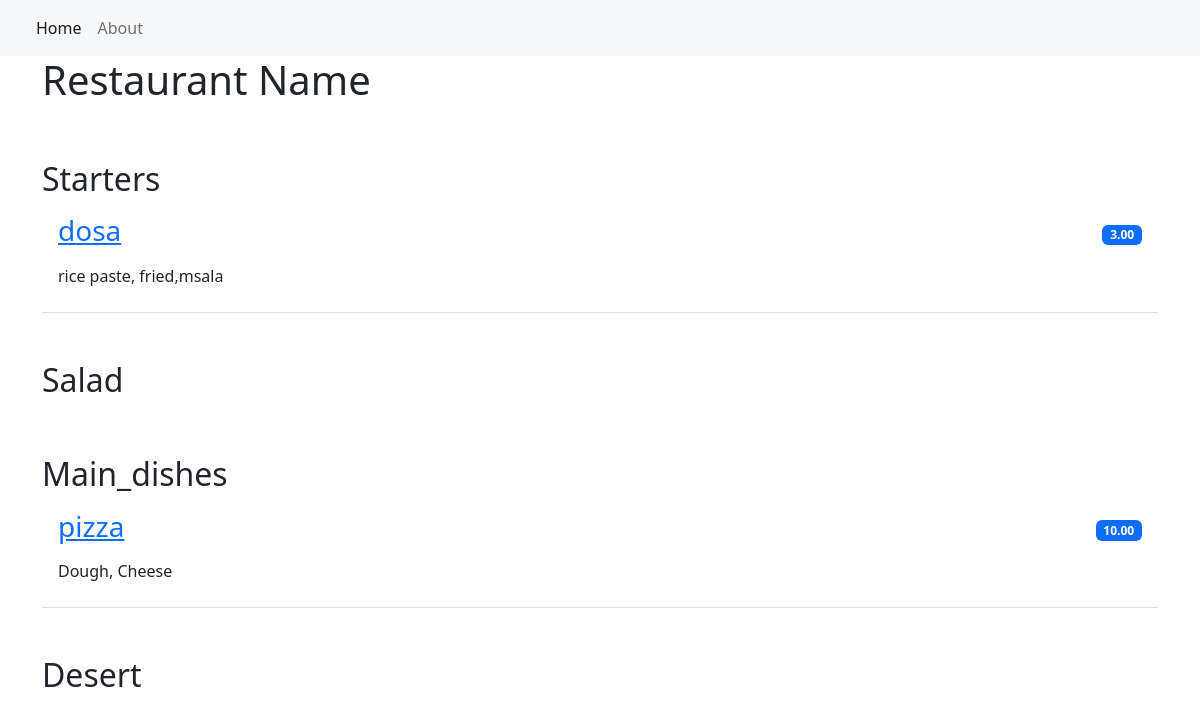
Before: / with the older database file.
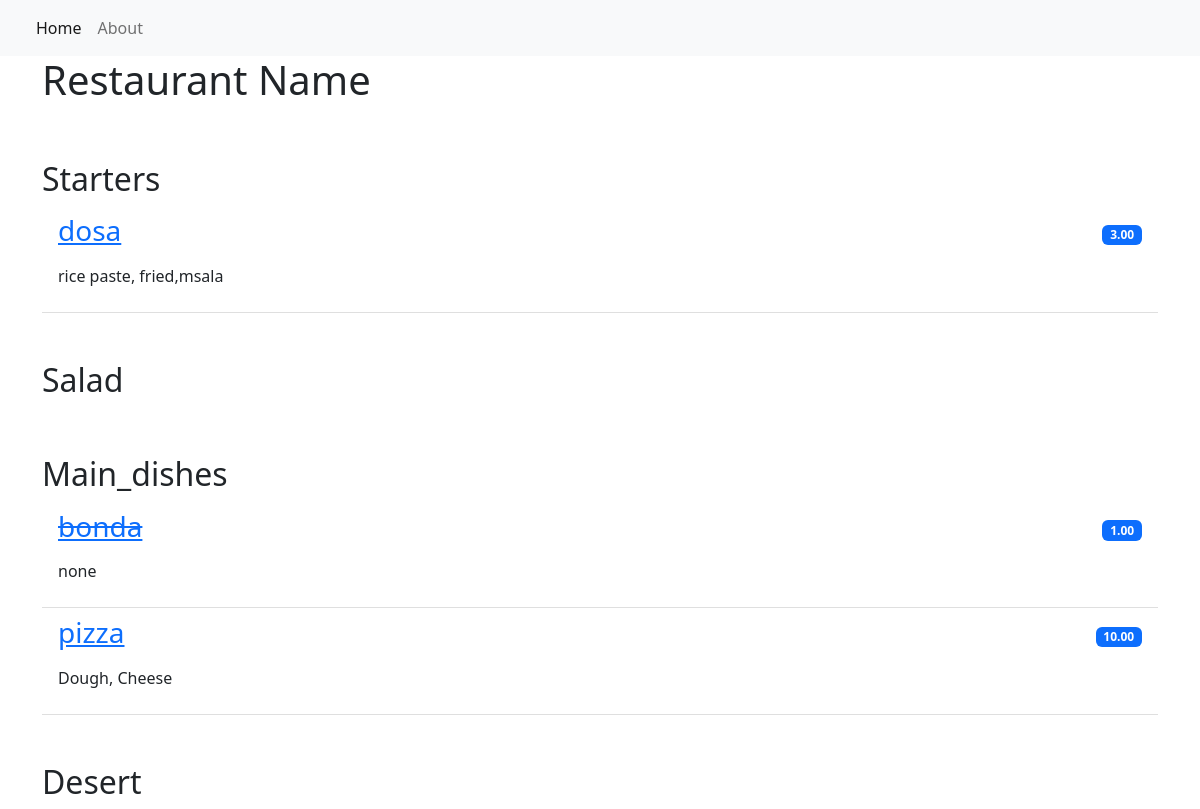
After: the same page with the newer database file.
### resturent_menu/models.py (models this page shows, shortened)
class Items(models.Model):
    meal = models.CharField(max_length=1000, unique=True)
    des = models.CharField(max_length=2000)
    price = models.DecimalField(max_digits=4, decimal_places=2)
    meal_type = models.CharField(max_length=250, choices=MEAL_TYPE)
    author = models.ForeignKey(User, on_delete=models.PROTECT)
    status = models.IntegerField(choices=STATUS, default=0)
    date_created = models.DateTimeField(auto_now_add=True)
    date_update = models.DateTimeField(auto_now=True)

### resturent_menu/views.py (the view)
# urls.py: path("", views.MenuList.as_view(), name='home'),
class MenuList(generic.ListView):
    queryset = Items.objects.order_by("-date_created")
    template_name = "index.html"
    def get_context_data(self, **kwargs):
        context = super().get_context_data(**kwargs)
        context['meals'] = MEAL_TYPE
        return context

### resturent_menu/templates/index.html
{% extends 'base.html' %}
{% block content %}
<div class="container">
    <h1>Restaurant Name</h1>
      <ul class="list-group list-group-flush">
            {% for meal in meals %}
                <h2 class="pt-5">{{meal.1}}</h2>
                    {% for row in items_list %}
                        {% if row.meal_type == meal.0%}
                            {% if row.status == 0 %}
                                <li class="list-group-item d-flex justify-content-between align-items-center border-0 pd-0">
                                    <a href="{% url 'menu_item' row.pk %}"><h3><del>{{row.meal}}</del></h3></a>
                                    <span class="badge bg-primary round-pill">{{row.price}}</span>
                                </li>
                                <li class="list-group-item pt-0">
                                    <p> {{row.des}}</p>
                                </li>
                            {% else %}
                                <li class="list-group-item d-flex justify-content-between align-items-center border-0 pd-0">
                                    <a href="{% url 'menu_item' row.pk %}"><h3>{{row.meal}}</h3></a>
                                    <span class="badge bg-primary round-pill">{{row.price}}</span>
                                </li>
                                <li class="list-group-item pt-0">
                                    <p> {{row.des}}</p>
                                </li>
                            {% endif %}
                        {% endif %}
                    {% endfor %}
            {% endfor %}
     </ul>
</div>
{% endblock content %}

### resturent_menu/templates/base.html (shortened to what this page needs)
<!DOCTYPE html>
<html lang="en">
    <head>
        <link href="https://cdn.jsdelivr.net/npm/bootstrap@5.2.0-beta1/dist/css/bootstrap.min.css" rel="stylesheet">
    </head>
    <body>
        <nav class="navbar navbar-expand-lg bg-light">
            <div class="container-fluid">
                <div class="collapse navbar-collapse" id="navbarNav">
                    <ul class="navbar-nav">
                         <li class="nav-item">
                            <a class="nav-link active" aria-current="page" href="{% url 'home' %}">Home</a>
                        </li>
                        <li class="nav-item">
                            <a class="nav-link" aria-current="page" href="{% url 'home' %}">About</a>
                        </li>
                    </ul>
                </div>
            </div>
        </nav>
        {% block content %}
        {% endblock content %}
    </body>
</html>

Changed rows visible on the page:
added Items: meal "bonda", price "1.00", des "none", shown under "Main_dishes"
